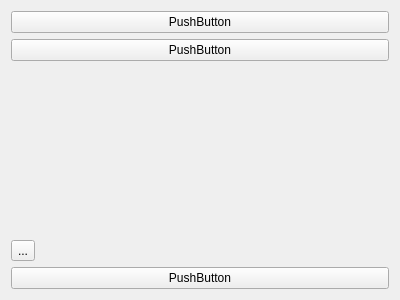
<?xml version="1.0" encoding="UTF-8"?>
<ui version="4.0">
 <class>ComplexWidget</class>
 <widget class="QWidget" name="ComplexWidget">
  <property name="geometry">
   <rect>
    <x>0</x>
    <y>0</y>
    <width>400</width>
    <height>300</height>
   </rect>
  </property>
  <property name="windowTitle">
   <string>Form</string>
  </property>
  <layout class="QVBoxLayout" name="verticalLayout_2">
   <item>
    <widget class="QPushButton" name="pushButton_2">
     <property name="text">
      <string>PushButton</string>
     </property>
    </widget>
   </item>
   <item>
    <layout class="QVBoxLayout" name="verticalLayout">
     <item>
      <widget class="QPushButton" name="pushButton">
       <property name="text">
        <string>PushButton</string>
       </property>
      </widget>
     </item>
     <item>
      <spacer name="verticalSpacer">
       <property name="orientation">
        <enum>Qt::Orientation::Vertical</enum>
       </property>
       <property name="sizeHint" stdset="0">
        <size>
         <width>20</width>
         <height>40</height>
        </size>
       </property>
      </spacer>
     </item>
     <item>
      <widget class="QToolButton" name="toolButton">
       <property name="text">
        <string>...</string>
       </property>
      </widget>
     </item>
     <item>
      <widget class="QPushButton" name="pushButton_3">
       <property name="text">
        <string>PushButton</string>
       </property>
      </widget>
     </item>
    </layout>
   </item>
  </layout>
 </widget>
 <resources/>
 <connections/>
</ui>
